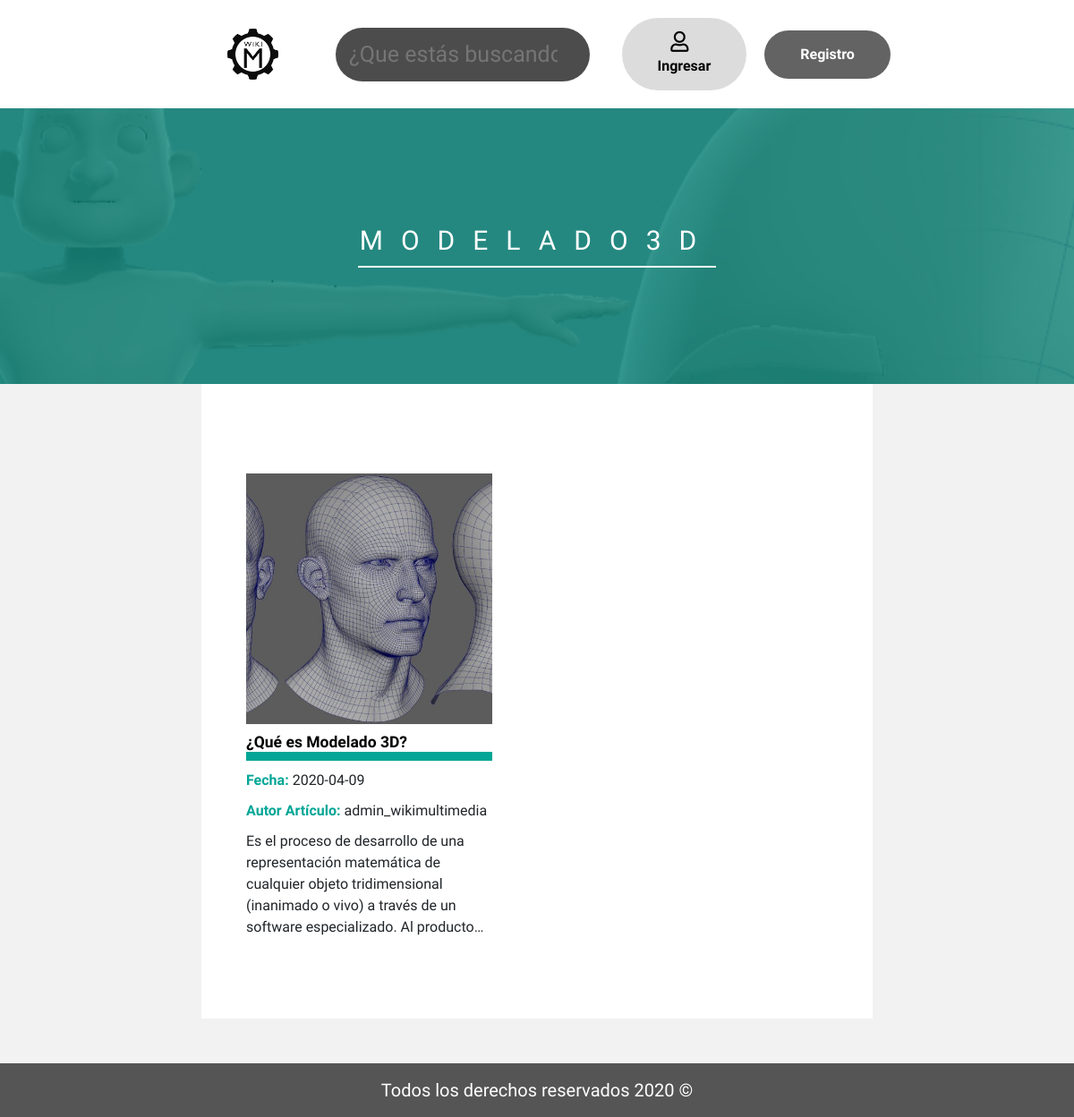
The page /modelado3d.php on the database its author committed.
### tables this page shows
CREATE TABLE `articulos` (
  `id_articulo` int(11) NOT NULL,
  `autor_articulo` varchar(65) NOT NULL,
  `fecha_articulo` date NOT NULL,
  `titulo_articulo` varchar(65) NOT NULL,
  `resumen_articulo` text NOT NULL,
  `subtitulo_articulo` varchar(65) NOT NULL,
  `contenido_articulo` text NOT NULL,
  `multimedia_articulo` text NOT NULL,
  `categoria_articulo` varchar(65) NOT NULL,
  `referencias_articulo` text NOT NULL,
  `usuario_id` int(11) NOT NULL
);

### modelado3d.php (the view, shortened to what this page needs)
<?php include_once 'include/templates/head.php'; ?>
<?php
    $usuario=$_SESSION['usuario'];
    if(!$usuario)
    {
        include ("include/templates/header_barra_visitante.php");
    }
?>
        <div class="hero_modelado3d">
            <h2 class="titulo_banner barra_banner centrar_contenido fw_400">Modelado3d</h2>
        </div>
    </header>
    <div class="background_blanco_pagina contenedor">
    <main class="entradas">
<main class="entradas">
<?php
        require_once('include/funciones/bd_conexion.php');
        $sql = "SELECT * FROM `articulos` WHERE `categoria_articulo` = 'modelado3d' ORDER BY `articulos`.`id_articulo` DESC";
        $resultado = $connection->query($sql);
        while (($consulta = $resultado -> fetch_assoc())) {?>
    <div class="entrada column_6">
        <div class="contenido_entrada">
            <img class="imagen_preview" src="<?php echo $consulta['multimedia_articulo'];?>" alt="<?php echo $consulta['titulo_articulo'];?>">
            <div class="contenidotxt_entrada column_6_2">
                <h3 class="btn_entrada_<?php echo $consulta['categoria_articulo'];?>"> <a href="articulo.php?id=<?php echo $consulta['id_articulo'];?>"><?php echo $consulta['titulo_articulo'];?></a></h3>
                <p><span class="titulo_<?php echo $consulta['categoria_articulo'];?> fw_700">Fecha:</span> <?php echo $consulta['fecha_articulo'];?></p>
                <p><span class="titulo_<?php echo $consulta['categoria_articulo'];?> fw_700">Autor Artículo:</span> <?php echo $consulta['autor_articulo'];?></p>
                <p class="resumen_articulo">
                    <?php echo $consulta['resumen_articulo'];?>
                </p>
            </div>
        </div>
    </div>
        <?php }
        ?>
</main>
    </div>
    <?php include_once 'include/templates/footer.php'; ?>

### css/main.css (style rules this page uses)
html { color: #222; font-size: 1em; line-height: 1.4; }
audio, canvas, iframe, img, svg, video { vertical-align: middle; }
:root { --animacion: #32d04a; --procesamiento_de_imagenes: #a60522; --lenguajes_de_programacion: #ff7800; --modelado3d: #03a696; }
html { box-sizing: border-box; font-size: 62.5%; }
*, *:before, *:after { box-sizing: inherit; }
body { font-size: 1.6rem; font-family: 'Raleway', sans-serif; background-color: #f2f2f2; }
img { width: 100%; }
.background_blanco_pagina { background-color: white; padding: 2rem; }
@media (min-width:768px) { .background_blanco_pagina { padding: 2.5rem; } }
@media (min-width:992px) { .background_blanco_pagina { padding: 5rem; } }
.contenedor { max-width: 90%; margin: 0 auto; }
@media (min-width:576px) { .contenedor { max-width: 62.5%; } }
.centrar_contenido { margin-left: auto!important; margin-right: auto; }
h2 { text-align: center; padding-bottom: 1rem; font-size: 3rem; margin: 3rem 0; }
h3 { margin-top: 0; }
a { text-decoration: none; color: black; }
.fw_400 { font-weight: 400; }
.fw_700 { font-weight: 700; }
@media (min-width:768px) { .column_6 { flex: 0 0 calc(50% - 5rem); } }
@media (min-width:1200px) { .column_6_2 { flex: 0 0 calc(50% - 2rem); } }
.btn_entrada_modelado3d { padding-bottom: 2rem 0; margin: 1rem 0; border-bottom: 1rem solid var(--modelado3d); }
.titulo_modelado3d { color: var(--modelado3d); }
@media (min-width:768px) { .entradas { display: flex; flex-wrap: wrap; justify-content: space-between; } }
.entrada { padding-bottom: 1rem; border-bottom: .2rem solid #000000; margin: 2rem 0; }
@media (min-width:768px) { .entrada { border-bottom: none; max-width: 50%; } }
.contenido_entrada { margin-top: 3rem; }
.contenido_entrada a { font-weight: bold; }
.contenido_entrada .imagen_preview { max-height: 28rem; object-fit: cover; }
@media (min-width:768px) { .contenido_entrada .imagen_preview { display: block; max-width: 100%; height: 24rem; display: flex; align-self: center; } }
@media (min-width:1200px) { .contenido_entrada .imagen_preview { height: 30rem; } }
.resumen_articulo { overflow: hidden; display: -webkit-box; -webkit-line-clamp: 5; -webkit-box-orient: vertical; }
.titulo_banner { position: relative; z-index: 1; color: white; letter-spacing: .5rem; text-transform: uppercase; display: flex; justify-content: center; }
@media (min-width:768px) { .titulo_banner { letter-spacing: 2rem; text-transform: uppercase; } }
.barra_banner { position: relative; z-index: 1; border-bottom: .2rem solid rgb(255, 255, 255); max-width: 25rem; }
@media (min-width:768px) { .barra_banner { max-width: 40rem; } }
.hero_modelado3d { position: relative; background-image: url(../images/seccionModelado3d.jpg); background-repeat: no-repeat; background-size: cover; background-position: center center; background-attachment: fixed; padding: 10rem 0; }
.hero_modelado3d::after { content: ''; position: absolute; top: 0; right: 0; bottom: 0; left: 0; background-color: rgb(3, 166, 150, 0.6); }

### rows shown on the page
articulos: multimedia_articulo (picture), titulo_articulo "¿Qué es Modelado 3D?", fecha_articulo "2020-04-09", autor_articulo "admin_wikimultimedia", resumen_articulo "Es el proceso de desarrollo de una representación matemática de cualquier objeto tridimensional (inanimado o vivo) a través de un software especializado. Al…"
